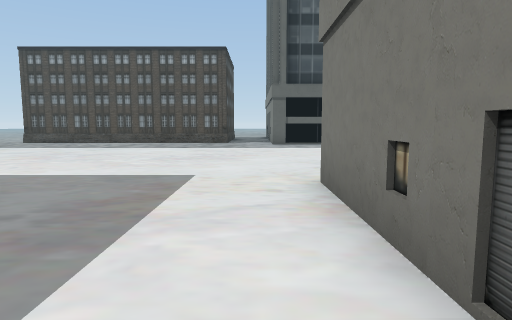
[1] (above)

16 first-person views from a walk through a Unity game level. The camera is 1.5 m above the floor, tilts 6° down and sees 75° across. The floor is counted in squares, 2 m on a side. Each view is taken from the middle of a square. On the plan, view 1 faces up. The plan holds only what a view shows up to about 11 squares ahead; the rest is blank. The place goes on beyond the plan. Some animated figures are not drawn.

[2]
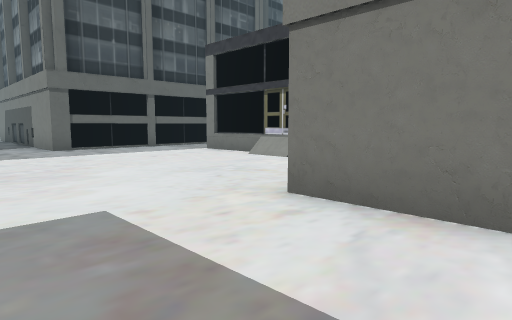

[3]
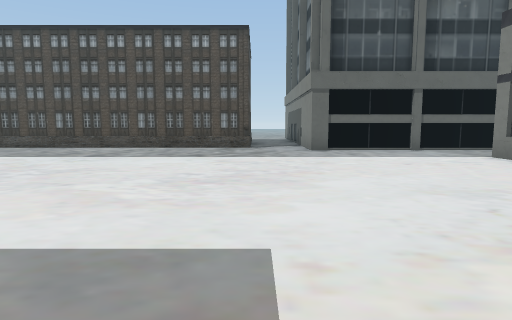

[4]
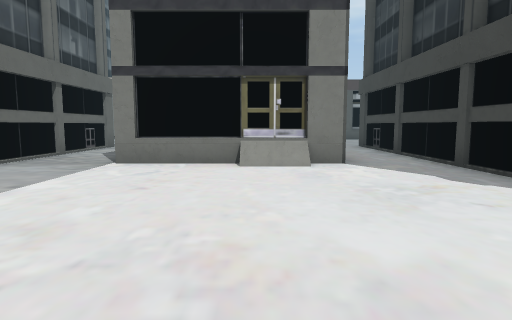

[5]
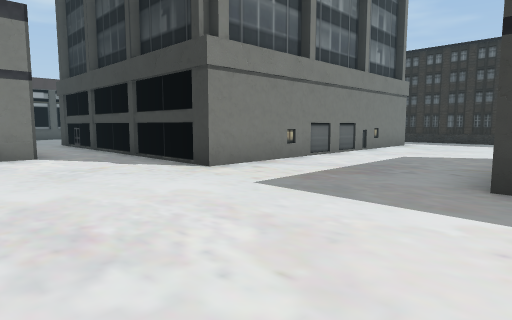

[6]
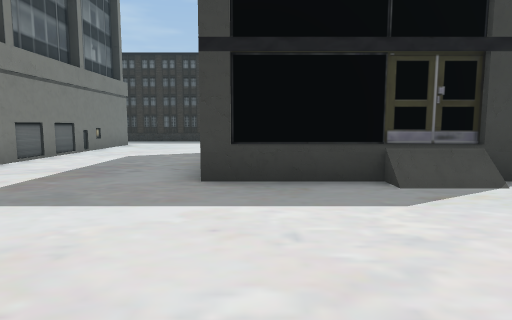

[7]
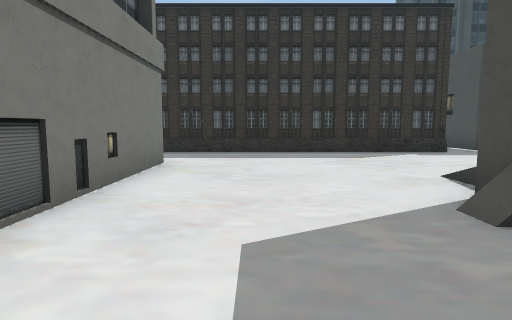

[8]
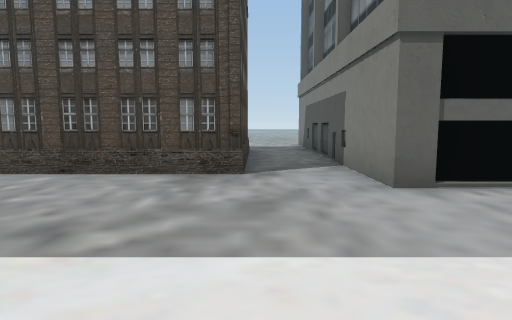

[9]
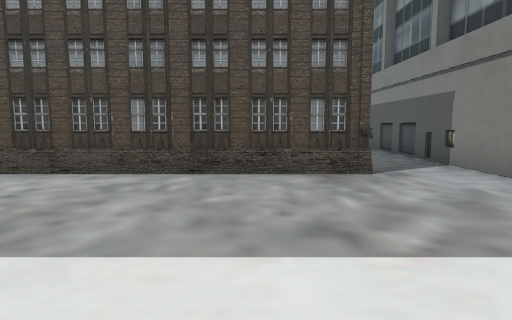

[10]
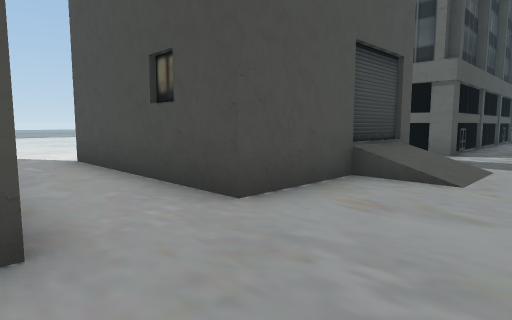

[11]
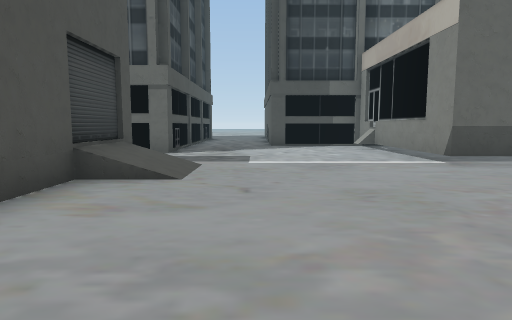

[12]
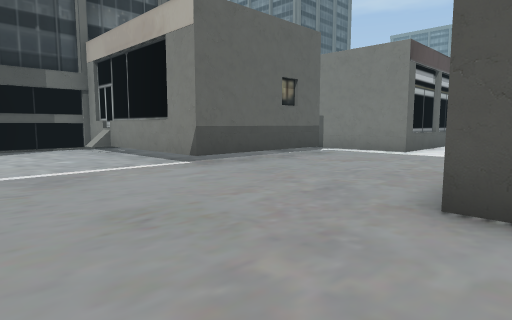

[13]
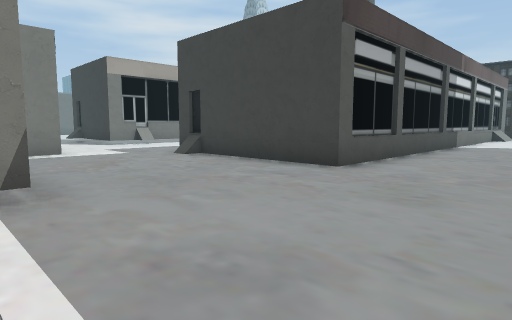

[14]
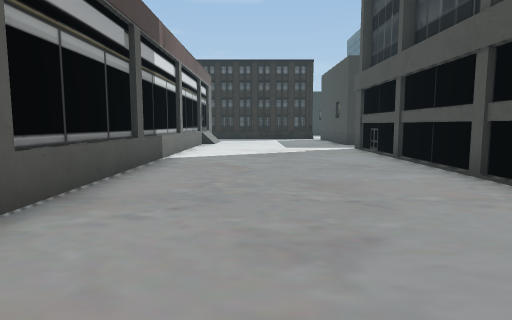

[15]
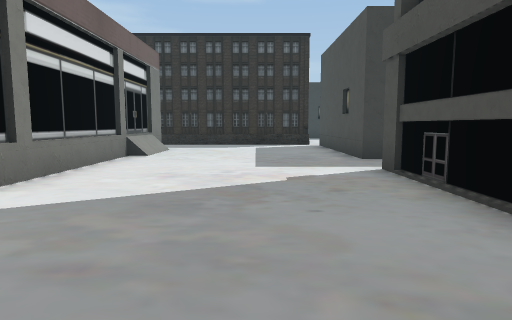

[16]
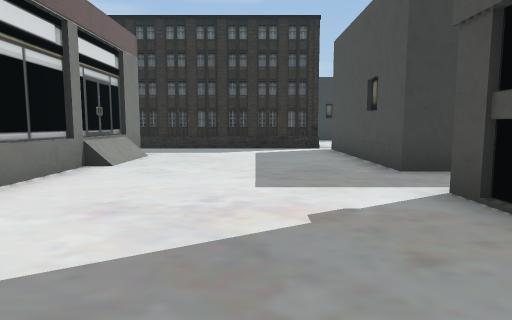

### Floor plan
Key: @ floor where view 1 was taken; # wall or solid block; . floor; / step, stairs or slope; ^ raised ledge; O other object.
Columns run from 7 left of view 1 to 24 right of it. Each row starts with its distance up from view 1.
 18       O.#       O
 17       O.#       O.
 16       O.#       O.  OOO#
 15       O.#       O......O
 14 OOOOOO..#       O......O
 13 ........#OOOOOOOO......O
 12 ................ ......O   ..
 11 ..............    .....OO  /.#
 10 ............O   # ...........#
  9 ............O   #/...........###
  8  ...........O   #...............
  7  ...........OOO #..............
  6  ..........................#..
  5 ......................^#####
  4 //......#OOOOOOOO.....#
  3 OOOO....#        .....#
  2     ....#        .....#
  1     ....#        .....#
  0     ...@#        .....#
 -1     ....#        .....#
 -2    /....#        .....#
 -3    .....#        .....#
 -4   ......#       O.....#
 -5  ........       ......#
 -6  ........       ......#
 -7  ........        .....#
 -8                  ...../
 -9                 O.....#
-10                 O.....#
-11                 O......
-12                  O######

Positions as (right, up) in squares from view 1, and headings:
1: (0, 0), facing up
2: (-2, 2), facing up-right
3: (-1, 3), facing up
4: (-2, 8), facing right
5: (-4, 8), facing down-right
6: (-4, 8), facing down
7: (-1, 2), facing down
8: (-1, 9), facing up
9: (-3, 9), facing up
10: (12, 4), facing up-left
11: (12, 4), facing up
12: (12, 5), facing up-right
13: (12, 11), facing down-right
14: (13, 6), facing down
15: (12, 1), facing down
16: (12, -1), facing down
